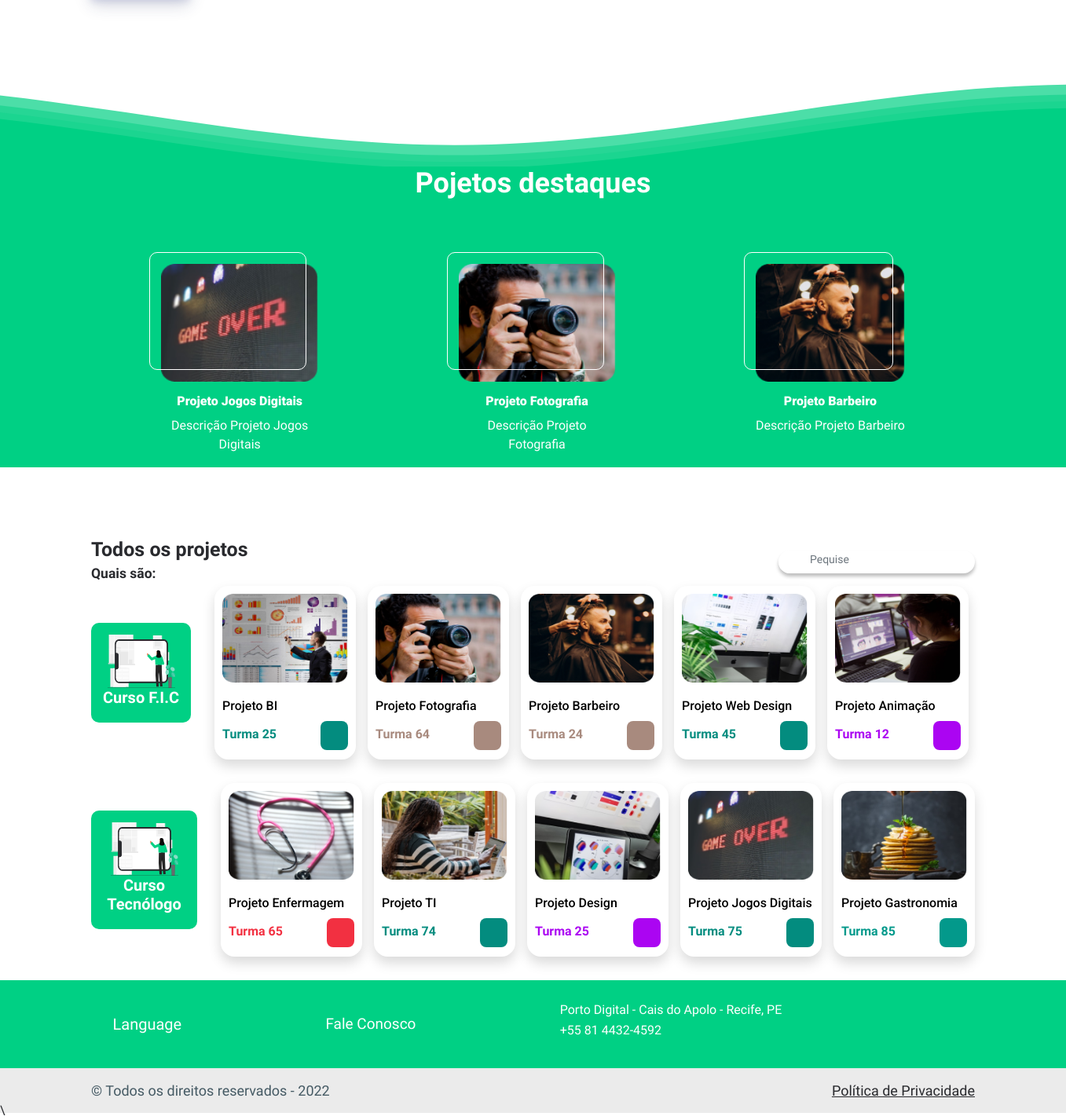
Before: / (lower part) with the older database file.
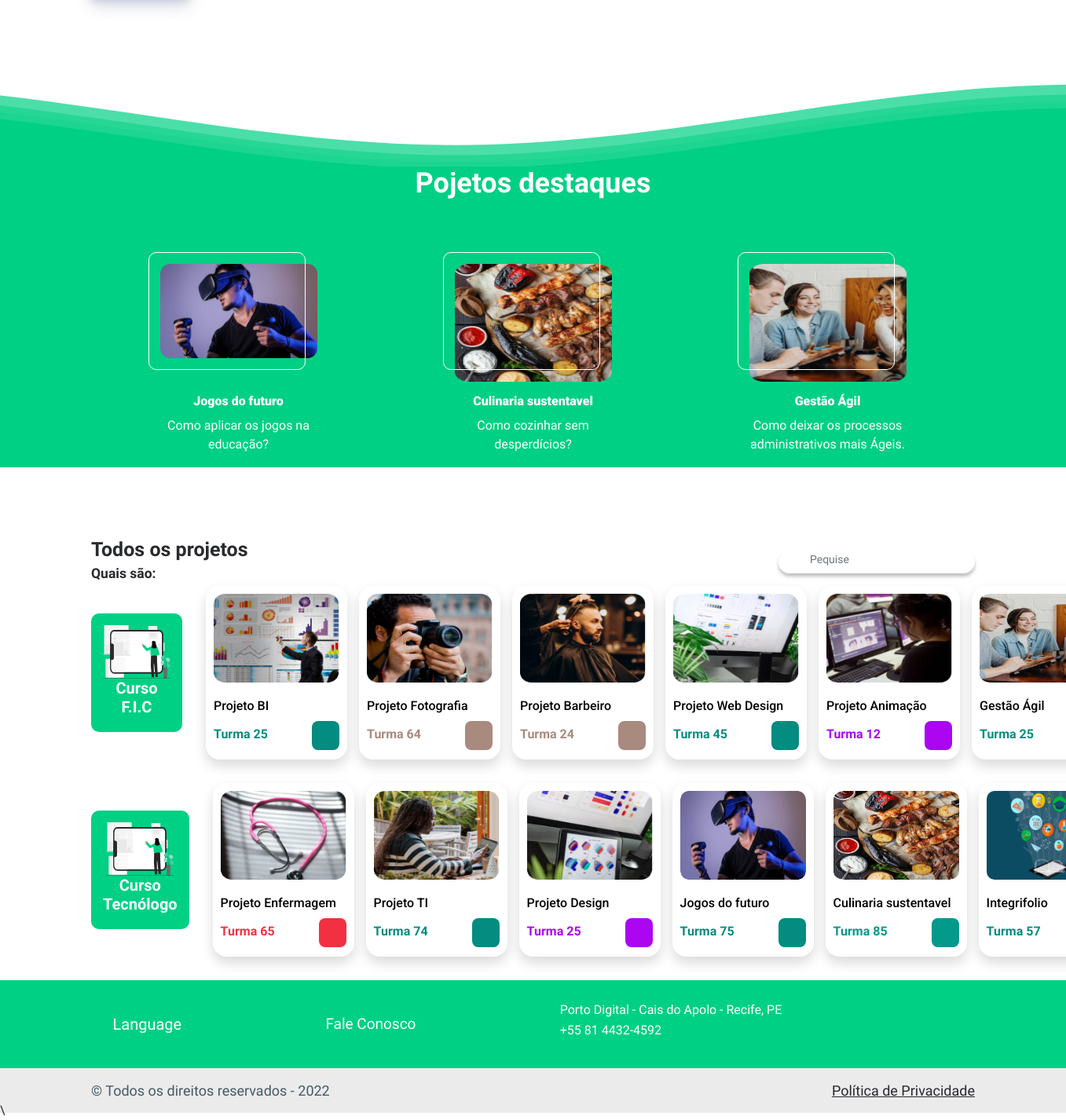
After: the same page with the newer database file.
### integrifolio/models.py (models this page shows, shortened)
class PROJETO(models.Model):
    id_turma = models.ForeignKey(TURMA, on_delete=models.CASCADE)
    nome_projeto = models.CharField('Nome do projeto', max_length=50, unique=True)
    data_inicio = models.DateField('Data de inicio')
    data_entrega = models.DateField('Data de entrega')
    observacao = models.TextField('Observação', max_length=500)
    texto = models.FileField('Texto')
    slide = models.FileField('Slide')
    video = models.FileField('Video')
    foto = models.ImageField('Foto')
    foto_capa = models.ImageField('Foto de capa')
    descricao = models.TextField('Descrição')
    eixo = models.ForeignKey(EIXO, on_delete=models.CASCADE, related_name='Projeto')
    DESTAQUE_CHOICE=(
        ("F", "Falso"),
        ("v", "Verdeiro"),
    )
    destaque = models.CharField(max_length=2, choices=DESTAQUE_CHOICE)

class TipoCurso(models.Model):
    id = models.AutoField(primary_key=True)
    nome = models.CharField(max_length=50, unique=True, null=False)

class EIXO(models.Model):
    id = models.AutoField(primary_key=True)
    nome = models.CharField(max_length=50, unique=True, null=False)
    color = models.CharField(max_length=20)
    icons = models.CharField(max_length=50)

### integrifolio/views.py (the view)
# urls.py: path('', views.index, name='Home'),
def index(request):
    query = request.GET.get('busca')
    if query:
        projeto = PROJETO.objects.filter(nome_projeto__icontains=query)
        projetos_list = []
        for p in projeto:
            id = p.id
            curso = p.id_turma.curso.tipo_curso.nome
            nome = p.nome_projeto
            numero_turma = p.id_turma.numero_turma
            capa = p.foto_capa
            eixo = p.eixo.nome
            projetos_list.append({'id': id, 'curso': curso, 'nome_projeto':nome,'numero_turma': numero_turma ,'foto_capa':capa, 'eixo': eixo })
    else:
        projetos = PROJETO.objects.all()
        projetos_list = []
        for projeto in projetos:
            id = projeto.id
            curso = projeto.id_turma.curso.tipo_curso.nome
            nome = projeto.nome_projeto
            numero_turma = projeto.id_turma.numero_turma
            capa = projeto.foto_capa
            eixo = projeto.eixo.nome
            eixo_color = projeto.eixo.color
            eixo_icon = projeto.eixo.icons
            projetos_list.append({'id': id, 'curso': curso, 'nome_projeto':nome,'numero_turma': numero_turma ,'foto_capa':capa, 'eixo': eixo, 'eixo_color': eixo_color, 'eixo_icon':eixo_icon})
    destaques = PROJETO.objects.filter(destaque="v")
    return  render(request, 'index.html', {'projetos': projetos_list, 'destaques': destaques})

### templates/index.html (shortened to what this page needs)
{% extends 'base.html' %}
{% load static %}
{% block stylesheet %}
<link rel="stylesheet" href="{% static 'css/home.css'%}">
{% endblock stylesheet %}
{% block conteudoDestaque %}
  <div class="w-auto">
    <div class="text-center mb-5">
      <h1 class="text-bd-white" style="font-size: 3.6rem">Pojetos destaques</h1>
    </div>
    <div class="cards-destaque container d-flex justify-content-around">
      {% for projeto in destaques %}
        <a href="{% url 'Detalhes' id=projeto.id %}" class="card-destaque text-center">
          <div class="div-destaque-img">
            <div>
            </div>
            <img src="{{ projeto.foto_capa.url }}" class="card-img-top" alt="foto do projeto {{ projeto.nome_projeto }}">
          </div>
          <div class="card-body mt-4">
            <h5 class="card-title text-bd-white"><b>{{ projeto.nome_projeto }}</b></h5>
            <p class="text-white mt-2">{{ projeto.descricao }}</p>
          </div>
        </a>
      {% endfor %}
    </div>
  </div>
{% endblock conteudoDestaque %}
{% block conteudoTwo %}
<div class="projetos pt-5">
  <main class="container mt-5 pt-5">
    <div class="d-flex justify-content-between align-items-center">
      <div>
        <h1><strong>Todos os projetos</strong></h1>
        <h3><strong>Quais são:</strong></h3>
      </div>
      <form method="get">
        <div class="input-group">
          <input type="text" name="busca" class="form-control"  placeholder="Pequise">
          <button type="submit" class="btn">
          </button>
        </div>
      </form>
    </div>
    {% regroup projetos|dictsort:"curso" by curso as curso_list %}
    {% for curso in curso_list%}
      <div class="d-flex align-items-center gap-5  mb-5">
        <div class="bg-verde-principal card-curso rounded-4 p-4 text-center">
          <img src="{% static 'icons/curso_tec.svg' %}" alt="">
          <h2 class="text-bd-white">Curso {{ curso.grouper }}</h2>
        </div>
        <div class="d-flex gap-4">
          {% for projeto in curso.list %}
            <a href="{% url 'Detalhes' id=projeto.id %}" class="card" style="width: 18rem;">
              <img src="{{ projeto.foto_capa.url }}" class="card-img-top p-3 rounded-5" alt="foto do projeto {{ projeto.nome_projeto }}">
              <div class="card-body">
                <h5 class="card-title text-black">{{ projeto.nome_projeto }}</h5>
                <div class="d-flex justify-content-between">
                  <p class="card-text mt-2" style="font-weight: bold; color: {{ projeto.eixo_color }};">Turma {{ projeto.numero_turma }}</p>
                  <div class="div-icon-eixo" style="background-color: {{ projeto.eixo_color }};">
                  </div>
                </div>
              </div>
            </a>
          {% endfor %}
        </div>
      </div>
    {% endfor %}
  </main>
</div>
{% endblock conteudoTwo %}

Changed rows visible on the page:
no longer on one of the page's lists (row edited): PROJETO: nome_projeto "Projeto Fotografia", descricao "Descrição Projeto Fotografia"
no longer on one of the page's lists (row edited): PROJETO: nome_projeto "Projeto Barbeiro", descricao "Descrição Projeto Barbeiro"
changed PROJETO: foto_capa: a different picture; nome_projeto "Projeto Jogos Digitais" → "Jogos do futuro"; descricao "Descrição Projeto Jogos Digitais" → "Como aplicar os jogos na educação?"
now on one of the page's lists (row edited): PROJETO: nome_projeto "Culinaria sustentavel", descricao "Como cozinhar sem desperdícios?"
added PROJETO: foto_capa (picture), nome_projeto "Gestão Ágil", descricao "Como deixar os processos administrativos mais Ágeis.", nome_projeto "Gestão Ágil"
added PROJETO: nome_projeto "Integrifolio"
Other visible differences:
new list line: "Turma 25"
list line gone: "Projeto Jogos Digitais"
new list line: "Jogos do futuro"
list line gone: "Turma 75 Turma 85"
new list line: "Turma 75 Turma 85 Turma 57"
list line gone: "Projeto Gastronomia"
new list line: "Culinaria sustentavel"
